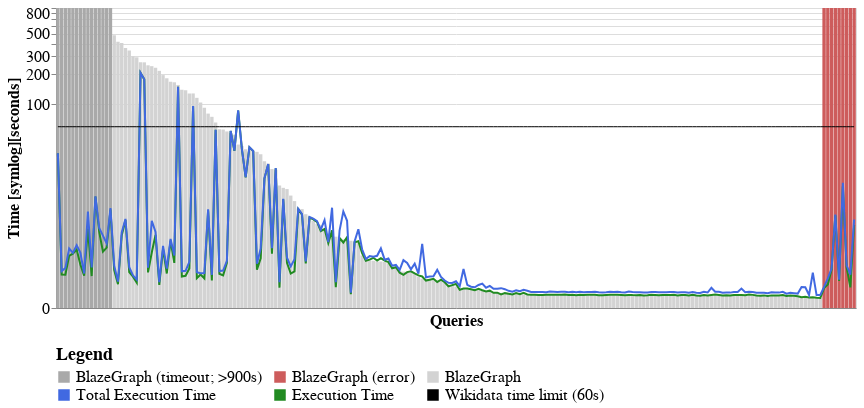

The notebook cell saved with this chart:
### Code cell
order = list(df.sort_values(by='total_execution_time_baseline')['query'])
order.reverse()

metrics = [
    'BlazeGraph (timeout; >900s)',
    'BlazeGraph (error)',
    'BlazeGraph',
    'Total Execution Time',
    'Execution Time',
    'Wikidata time limit (60s)'
]
colors = [
    'darkgrey',
    'indianred',
    'lightgray',
    'royalblue',
    'forestgreen',
    'black'
]

base = alt.Chart(df).mark_line().transform_fold(
    metrics, as_=['Measure', 'Value']
).encode(
    alt.X(
        'query:N',
        sort=order,
        axis=alt.Axis(labels=False, ticks=False),
        title='Queries'
    ),
    alt.Color(
        'Measure:N',
        scale=alt.Scale(domain=metrics, range=colors),
        legend = alt.Legend(
            title="Legend",
            labelFontSize=16,
            titleFontSize=18,
            labelLimit=300,
            orient="bottom",
            columns=3
        )
    )
)

baseline_1 = base.mark_bar().transform_filter(
    alt.datum.Measure == metrics[0]
).encode(
    alt.Y(
        'Value:Q', 
        scale=alt.Scale(type='symlog'),
        title='Time [symlog][seconds]'
    )
)

baseline_3 = base.mark_bar().transform_filter(
    alt.datum.Measure == metrics[1]
).encode(
    alt.Y(
        'Value:Q', 
        scale=alt.Scale(type='symlog')
    )
)

baseline_2 = base.mark_bar().transform_filter(
    alt.datum.Measure == metrics[2]
).encode(
    alt.Y(
        'Value:Q', 
        scale=alt.Scale(type='symlog')
    )
)

metric_1 = base.transform_filter(
    alt.datum.Measure == metrics[3]
).encode(
    alt.Y(
        'Value:Q', 
        scale=alt.Scale(type='symlog')
    )
)

metric_2 = base.transform_filter(
    alt.datum.Measure == metrics[4]
).encode(
    alt.Y(
        'Value:Q', 
        scale=alt.Scale(type='symlog')
    )
)

timeout = base.mark_line().transform_filter(
    alt.datum.Measure == metrics[5]
).encode(
    alt.Y(
        'Value:Q', 
        scale=alt.Scale(type='symlog')
    ),
    strokeWidth=alt.value(1)
)

alt.layer(baseline_1, baseline_2, baseline_3, metric_2, metric_1 + timeout).properties(width=800).configure_axis(
    labelFontSize=16,
    titleFontSize=16
)

### Figure 1 — Vega-Lite specification as saved in the notebook (floating-point values rounded to 4 significant figures; data arrays with more than 128 entries replaced by an {"elided": "..."} marker saying what was removed)
{"config": {"view": {"continuousWidth": 400, "continuousHeight": 300}, "axis": {"labelFontSize": 16, "titleFontSize": 16}}, "layer": [{"mark": "bar", "encoding": {"color": {"field": "Measure", "legend": {"columns": 3, "labelFontSize": 16, "labelLimit": 300, "orient": "bottom", "title": "Legend", "titleFontSize": 18}, "scale": {"domain": ["BlazeGraph (timeout; >900s)", "BlazeGraph (error)", "BlazeGraph", "Total Execution Time", "Execution Time", "Wikidata time limit (60s)"], "range": ["darkgrey", "indianred", "lightgray", "royalblue", "forestgreen", "black"]}, "type": "nominal"}, "x": {"axis": {"labels": false, "ticks": false}, "field": "query", "sort": {"elided": "213 str values"}, "title": "Queries", "type": "nominal"}, "y": {"field": "Value", "scale": {"type": "symlog"}, "title": "Time [symlog][seconds]", "type": "quantitative"}}, "transform": [{"fold": ["BlazeGraph (timeout; >900s)", "BlazeGraph (error)", "BlazeGraph", "Total Execution Time", "Execution Time", "Wikidata time limit (60s)"], "as": ["Measure", "Value"]}, {"filter": "(datum.Measure === 'BlazeGraph (timeout; >900s)')"}]}, {"mark": "bar", "encoding": {"color": {"field": "Measure", "legend": {"columns": 3, "labelFontSize": 16, "labelLimit": 300, "orient": "bottom", "title": "Legend", "titleFontSize": 18}, "scale": {"domain": ["BlazeGraph (timeout; >900s)", "BlazeGraph (error)", "BlazeGraph", "Total Execution Time", "Execution Time", "Wikidata time limit (60s)"], "range": ["darkgrey", "indianred", "lightgray", "royalblue", "forestgreen", "black"]}, "type": "nominal"}, "x": {"axis": {"labels": false, "ticks": false}, "field": "query", "sort": {"elided": "213 str values"}, "title": "Queries", "type": "nominal"}, "y": {"field": "Value", "scale": {"type": "symlog"}, "type": "quantitative"}}, "transform": [{"fold": ["BlazeGraph (timeout; >900s)", "BlazeGraph (error)", "BlazeGraph", "Total Execution Time", "Execution Time", "Wikidata time limit (60s)"], "as": ["Measure", "Value"]}, {"filter": "(datum.Measure === 'BlazeGraph')"}]}, {"mark": "bar", "encoding": {"color": {"field": "Measure", "legend": {"columns": 3, "labelFontSize": 16, "labelLimit": 300, "orient": "bottom", "title": "Legend", "titleFontSize": 18}, "scale": {"domain": ["BlazeGraph (timeout; >900s)", "BlazeGraph (error)", "BlazeGraph", "Total Execution Time", "Execution Time", "Wikidata time limit (60s)"], "range": ["darkgrey", "indianred", "lightgray", "royalblue", "forestgreen", "black"]}, "type": "nominal"}, "x": {"axis": {"labels": false, "ticks": false}, "field": "query", "sort": {"elided": "213 str values"}, "title": "Queries", "type": "nominal"}, "y": {"field": "Value", "scale": {"type": "symlog"}, "type": "quantitative"}}, "transform": [{"fold": ["BlazeGraph (timeout; >900s)", "BlazeGraph (error)", "BlazeGraph", "Total Execution Time", "Execution Time", "Wikidata time limit (60s)"], "as": ["Measure", "Value"]}, {"filter": "(datum.Measure === 'BlazeGraph (error)')"}]}, {"mark": "line", "encoding": {"color": {"field": "Measure", "legend": {"columns": 3, "labelFontSize": 16, "labelLimit": 300, "orient": "bottom", "title": "Legend", "titleFontSize": 18}, "scale": {"domain": ["BlazeGraph (timeout; >900s)", "BlazeGraph (error)", "BlazeGraph", "Total Execution Time", "Execution Time", "Wikidata time limit (60s)"], "range": ["darkgrey", "indianred", "lightgray", "royalblue", "forestgreen", "black"]}, "type": "nominal"}, "x": {"axis": {"labels": false, "ticks": false}, "field": "query", "sort": {"elided": "213 str values"}, "title": "Queries", "type": "nominal"}, "y": {"field": "Value", "scale": {"type": "symlog"}, "type": "quantitative"}}, "transform": [{"fold": ["BlazeGraph (timeout; >900s)", "BlazeGraph (error)", "BlazeGraph", "Total Execution Time", "Execution Time", "Wikidata time limit (60s)"], "as": ["Measure", "Value"]}, {"filter": "(datum.Measure === 'Execution Time')"}]}, {"layer": [{"mark": "line", "encoding": {"color": {"field": "Measure", "legend": {"columns": 3, "labelFontSize": 16, "labelLimit": 300, "orient": "bottom", "title": "Legend", "titleFontSize": 18}, "scale": {"domain": ["BlazeGraph (timeout; >900s)", "BlazeGraph (error)", "BlazeGraph", "Total Execution Time", "Execution Time", "Wikidata time limit (60s)"], "range": ["darkgrey", "indianred", "lightgray", "royalblue", "forestgreen", "black"]}, "type": "nominal"}, "x": {"axis": {"labels": false, "ticks": false}, "field": "query", "sort": {"elided": "213 str values"}, "title": "Queries", "type": "nominal"}, "y": {"field": "Value", "scale": {"type": "symlog"}, "type": "quantitative"}}, "transform": [{"fold": ["BlazeGraph (timeout; >900s)", "BlazeGraph (error)", "BlazeGraph", "Total Execution Time", "Execution Time", "Wikidata time limit (60s)"], "as": ["Measure", "Value"]}, {"filter": "(datum.Measure === 'Total Execution Time')"}]}, {"mark": "line", "encoding": {"color": {"field": "Measure", "legend": {"columns": 3, "labelFontSize": 16, "labelLimit": 300, "orient": "bottom", "title": "Legend", "titleFontSize": 18}, "scale": {"domain": ["BlazeGraph (timeout; >900s)", "BlazeGraph (error)", "BlazeGraph", "Total Execution Time", "Execution Time", "Wikidata time limit (60s)"], "range": ["darkgrey", "indianred", "lightgray", "royalblue", "forestgreen", "black"]}, "type": "nominal"}, "strokeWidth": {"value": 1}, "x": {"axis": {"labels": false, "ticks": false}, "field": "query", "sort": {"elided": "213 str values"}, "title": "Queries", "type": "nominal"}, "y": {"field": "Value", "scale": {"type": "symlog"}, "type": "quantitative"}}, "transform": [{"fold": ["BlazeGraph (timeout; >900s)", "BlazeGraph (error)", "BlazeGraph", "Total Execution Time", "Execution Time", "Wikidata time limit (60s)"], "as": ["Measure", "Value"]}, {"filter": "(datum.Measure === 'Wikidata time limit (60s)')"}]}]}], "data": {"name": "data-5fe8c61bf505afe6b5e35d178fc77654"}, "width": 800, "$schema": "https://vega.github.io/schema/vega-lite/v4.17.0.json", "datasets": {"data-5fe8c61bf505afe6b5e35d178fc77654": {"elided": "213 records"}}}
